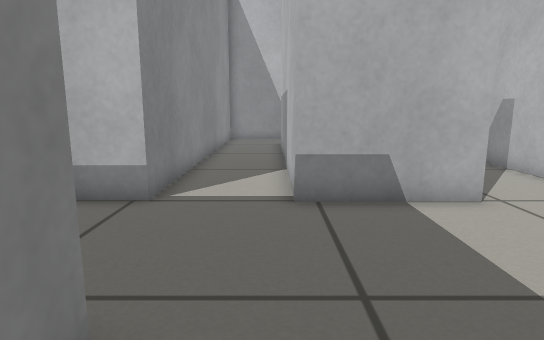
view 1 (above)

16 first-person views from a walk through a Gazebo world. The camera is 0.5 m above the floor, tilts 10° down and sees 75° across. The floor is counted in squares, 0.25 m on a side. Each view is taken from the middle of a square. On the plan, view 1 faces up. The plan holds only what a view shows up to about 18 squares ahead; the rest is blank.

view 2
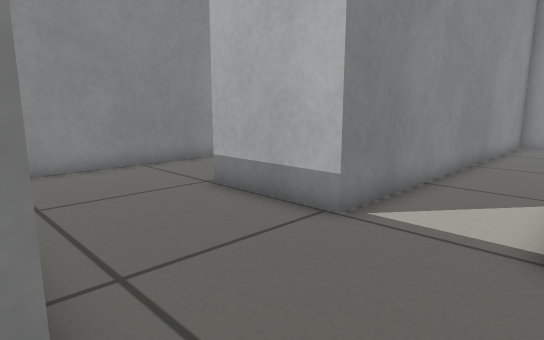

view 3
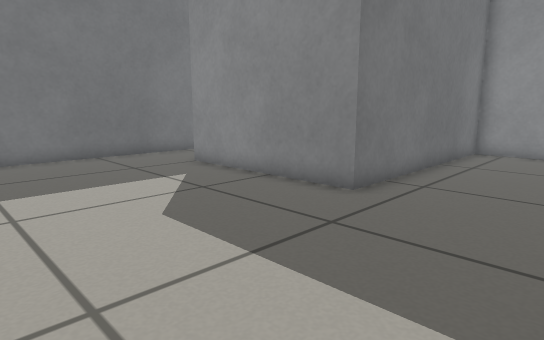

view 4
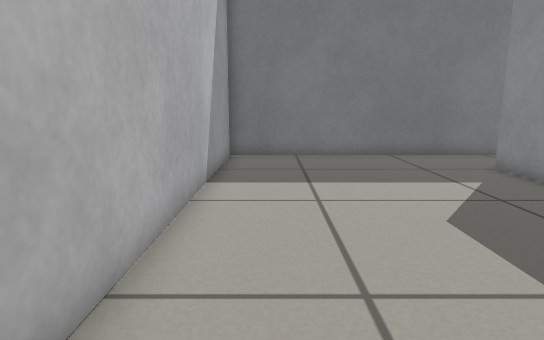

view 5
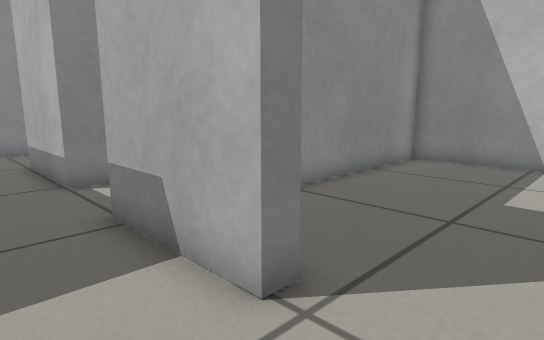

view 6
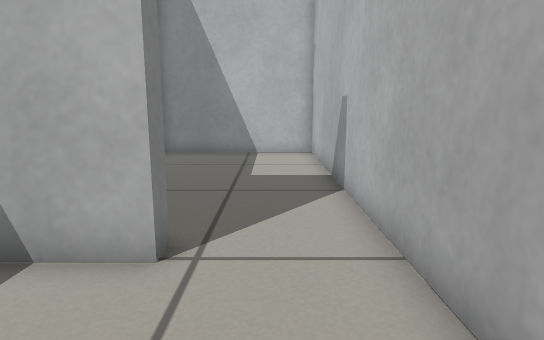

view 7
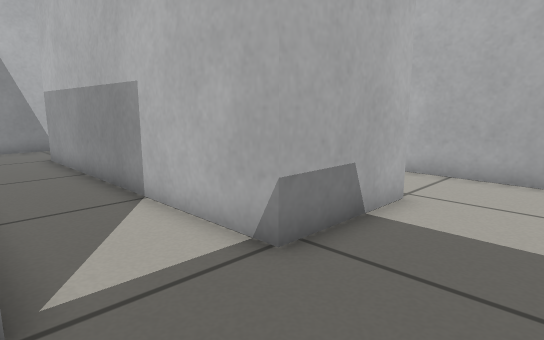

view 8
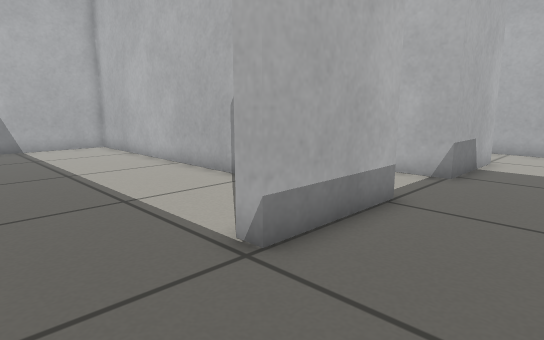

view 9
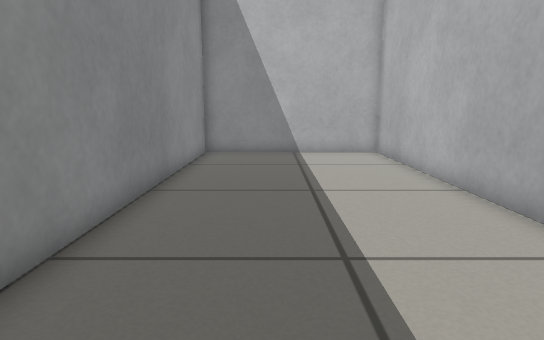

view 10
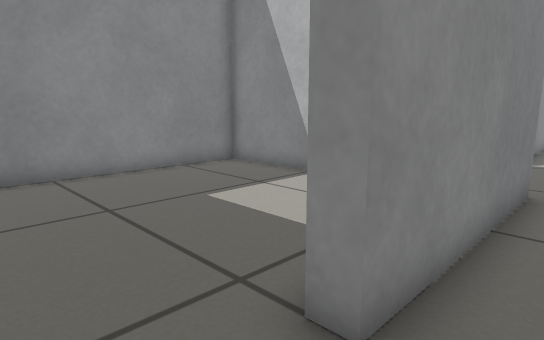

view 11
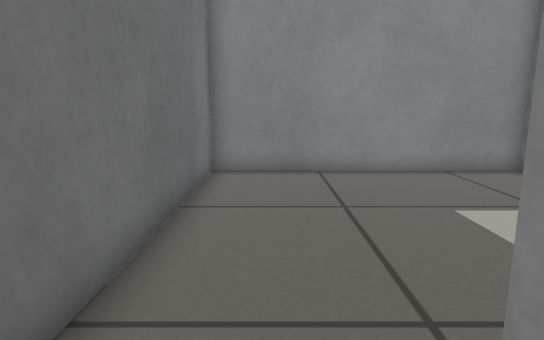

view 12
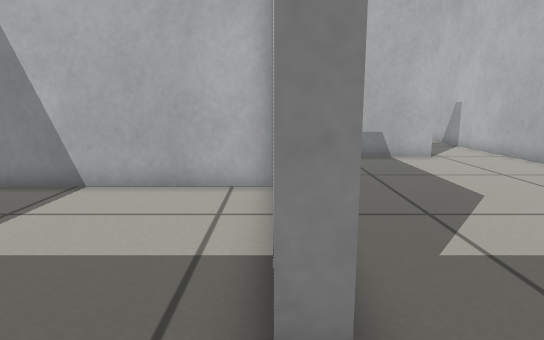

view 13
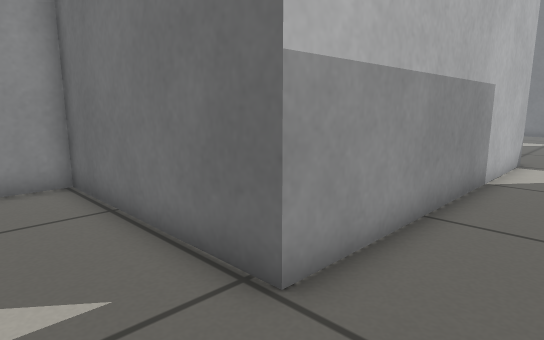

view 14
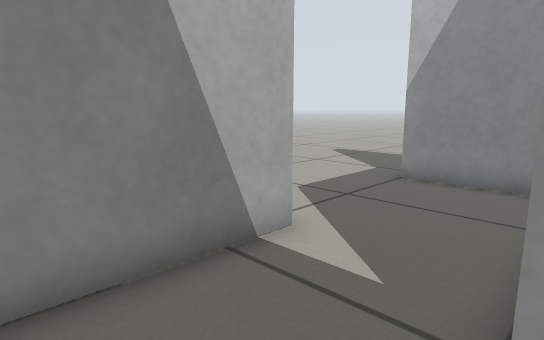

view 15
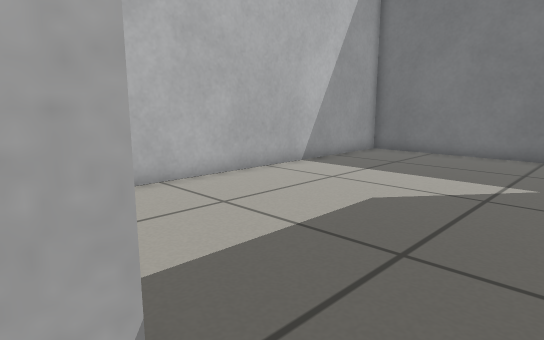

view 16
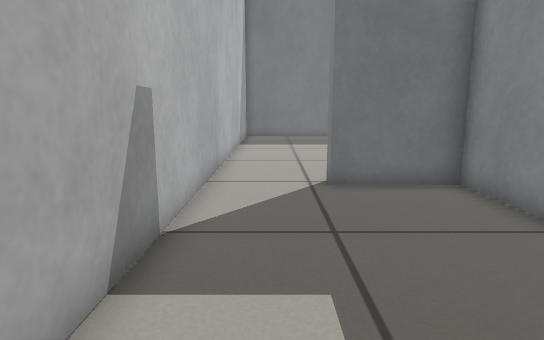

### Floor plan
Points are (right, up) in squares from view 1. A wall is a line through its corners. A room is listed if a view was taken in it or the views show most of it. See-through windows are left out.
Room 1 (views 1, 2, 5, 6, 7, 8, 9, 10, 11, 12, 13, 14, 15)
walls: (4.5, 7.4) (0.5, 7.4) (0.5, 19.4); (-11, 8.4) (-11, 2.4) (-1.4, 2.4) (-1.4, -4.6) (-2, -4.6); (-2.6, -7.9) (7.8, -7.9) (7.8, 6.6); (0.5, 22.9) (-2.7, 22.9) (-2.7, 7.4) (-6.7, 7.4) (-6.7, 8.1)
ways out: opening at (6, 7.5) to room 2; opening at (-8.5, 8) to room 3; opening at (-2, -6) to room 4; opening at (1.5, 21) to room 5
Room 2 (views 3, 4, 16)
walls: (7.8, 6.6) (7.8, 18.8) (1.1, 18.8) (1.1, 8) (4.5, 8) (4.5, 7.4)
ways out: opening at (6, 7.5) to room 1
Room 3 (no view inside)
walls: (-3.3, 12.2) (-3.3, 22.9) (-11, 22.9) (-11, 8.4)
ways out: opening at (-8.5, 8) to room 1
Room 4 (no view inside)
walls: (-2, -2.5) (-2, -1.9); (-2, -4.6) (-2, -4.1); (-1.9, 1.8) (-11, 1.8) (-11, -7.9) (-2.6, -7.9)
ways out: opening at (-2, -6) to room 1
Room 5 (no view inside)
walls: (2.5, 22.9) (0.5, 22.9); (0.5, 19.4) (7.8, 19.4) (7.8, 23.5)
ways out: opening at (1.5, 21) to room 1; opening at (5, 23)

Positions as (right, up) in squares from view 1, and headings:
1: (0, 0), facing up
2: (1, 2), facing up-left
3: (6, 7), facing down-left
4: (6, 7), facing down
5: (7, 5), facing up-left
6: (6, 3), facing up
7: (-3, 4), facing up-right
8: (-10, 4), facing up-right
9: (-8, 7), facing up
10: (0, -7), facing up-left
11: (0, -6), facing left
12: (-2, -7), facing up
13: (-2, 22), facing down-right
14: (-2, 19), facing up-right
15: (-1, 8), facing down-right
16: (6, 17), facing down
